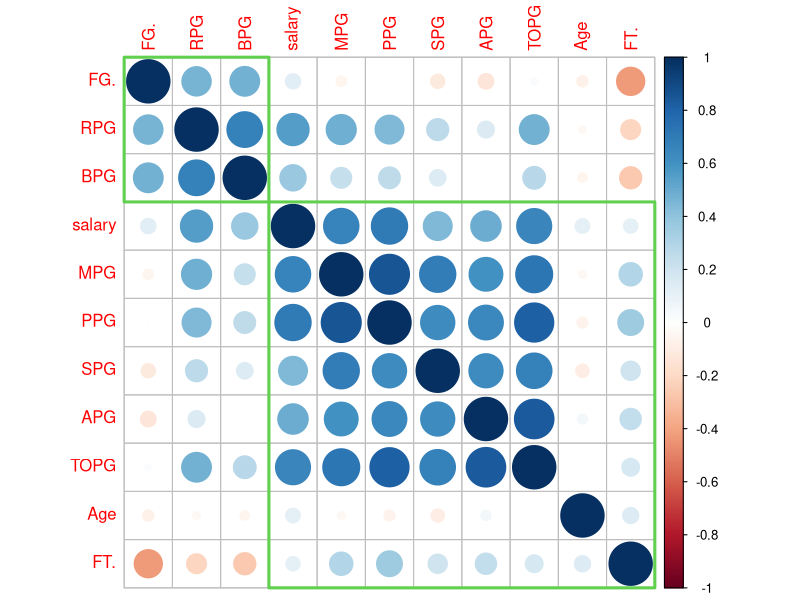
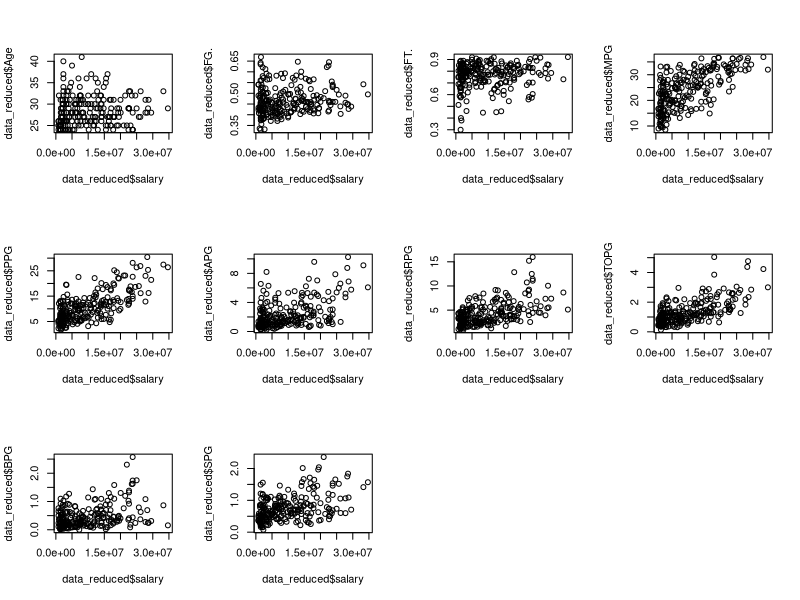
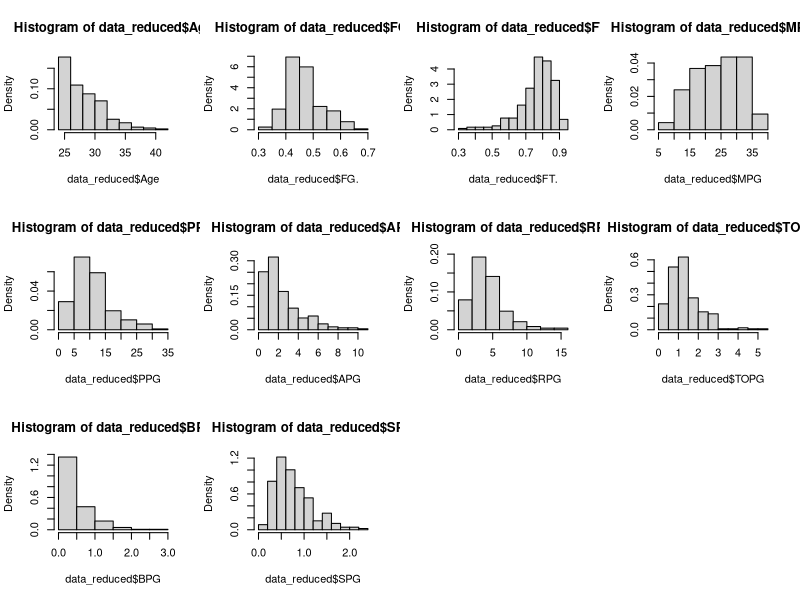
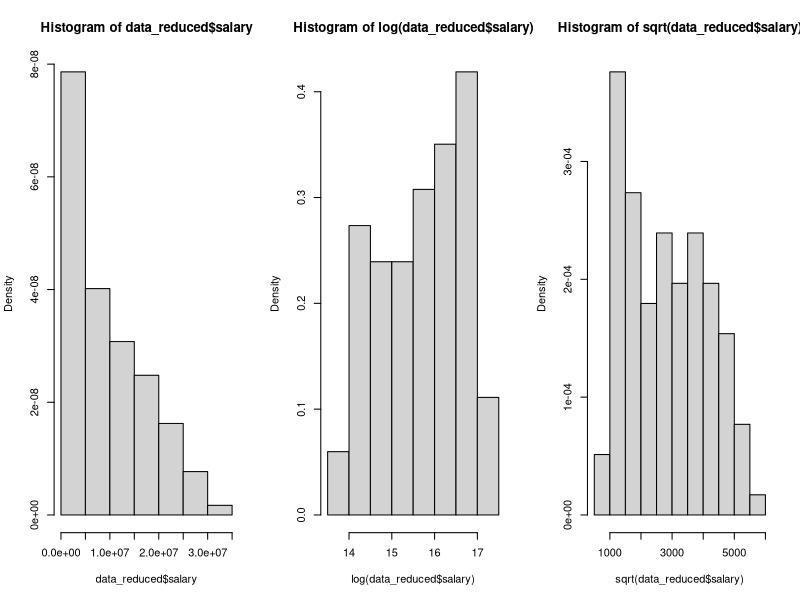
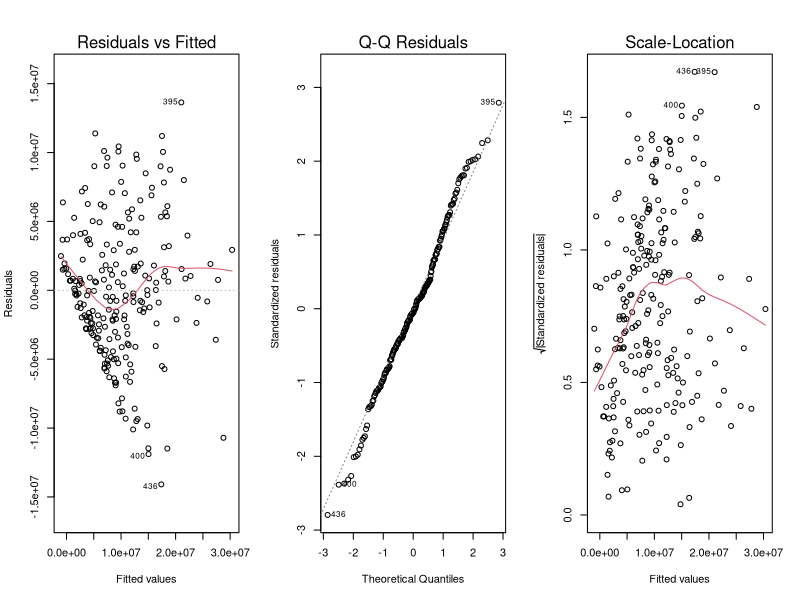
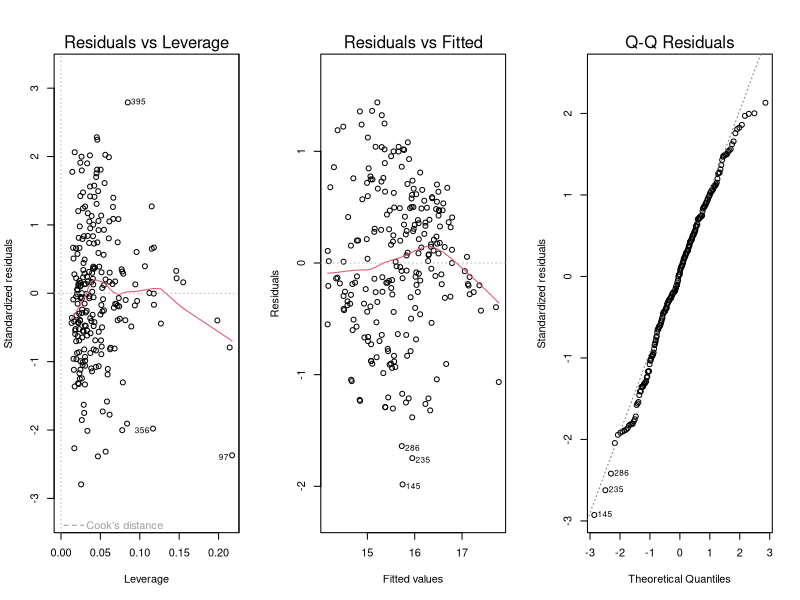
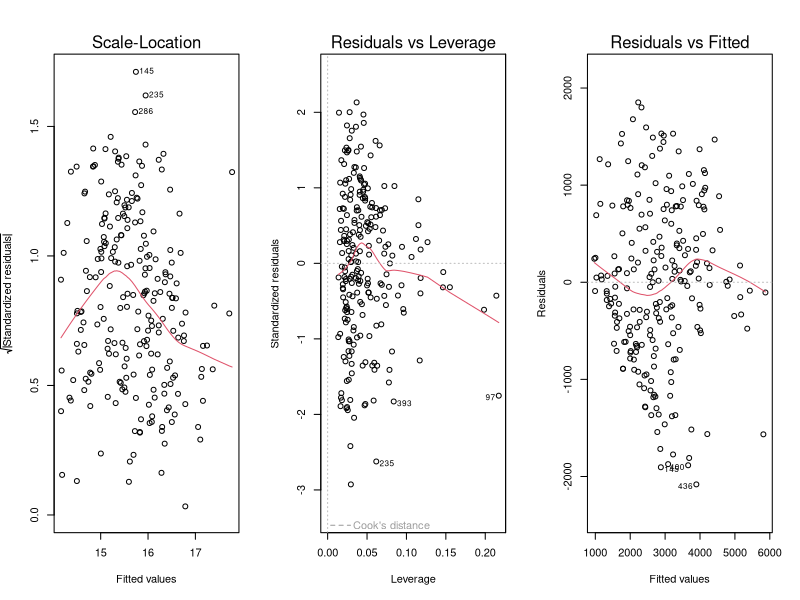
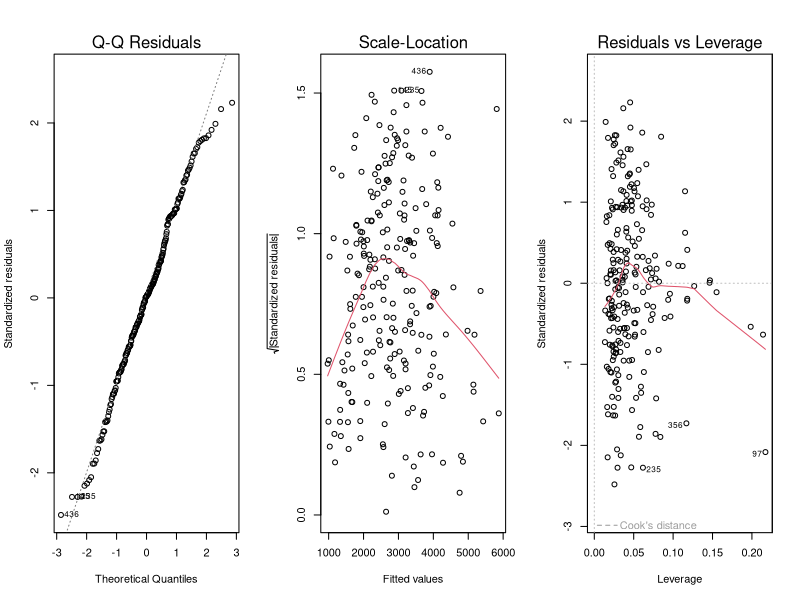

R code for these plots, in order:
## ---- chunk 1
knitr::opts_chunk$set(echo = TRUE)
## ---- chunk 2
data <- read.csv(file = 'final_dataset2.csv')
data = data[data[,"G"] >= 40,]      #screen out less statistically significant data points
data = data[data[,"Age"] >= 24,]    #salary cap 
data_reduced = data[,c('Player', 'Pos', 'salary','Age','FG.','FT.','MPG','PPG','APG','RPG','TOPG','BPG','SPG')]
## ---- chunk 3
library(corrplot)
corrplot(cor(data_reduced[,c(3:13)]),
         method = "circle",       
         order = "hclust",         # Ordering method of the matrix
         hclust.method = "ward.D", # If order = "hclust", is the cluster method to be used
         addrect = 2,              # If order = "hclust", number of cluster rectangles
         rect.col = 3,             # Color of the rectangles
         rect.lwd = 3)  
## ---- chunk 4
par(mfrow=c(3,4))
plot(data_reduced$salary, data_reduced$Age)
plot(data_reduced$salary, data_reduced$FG.)
plot(data_reduced$salary, data_reduced$FT.)
plot(data_reduced$salary, data_reduced$MPG)
plot(data_reduced$salary, data_reduced$PPG)
plot(data_reduced$salary, data_reduced$APG)
plot(data_reduced$salary, data_reduced$RPG)
plot(data_reduced$salary, data_reduced$TOPG)
plot(data_reduced$salary, data_reduced$BPG)
plot(data_reduced$salary, data_reduced$SPG)
## ---- chunk 5
par(mfrow=c(3,4))
hist(data_reduced$Age,freq = F)
hist(data_reduced$FG.,freq = F)
hist(data_reduced$FT.,freq = F)
hist(data_reduced$MPG,freq = F)
hist(data_reduced$PPG,freq = F)
hist(data_reduced$APG,freq = F)
hist(data_reduced$RPG,freq = F)
hist(data_reduced$TOPG,freq = F)
hist(data_reduced$BPG,freq = F)
hist(data_reduced$SPG,freq = F)
## ---- chunk 6
par(mfrow=c(1,3))
hist(data_reduced$salary,freq = F)
hist(log(data_reduced$salary),freq = F)
hist(sqrt(data_reduced$salary),freq = F)
## ---- chunk 7
model1 = lm(salary~Age+FG.+FT.+MPG+PPG+APG+RPG+TOPG+BPG+SPG, data = data_reduced)
summary(model1)
plot(model1)
## ---- chunk 8
model2 = lm(log(salary)~ Age+FG.+FT.+MPG+PPG+APG+RPG+TOPG+BPG+SPG, data = data_reduced)
summary(model2)
plot(model2)
## ---- chunk 9
model3 = lm(sqrt(salary)~Age+FG.+FT.+MPG+PPG+APG+RPG+TOPG+BPG+SPG, data = data_reduced)
summary(model3)
plot(model3)
## ---- chunk 10
data_PG =  data_reduced[data_reduced[,2] == "PG", ]
data_PF =  data_reduced[data_reduced[,2] == "PF", ]
data_SF =  data_reduced[data_reduced[,2] == "SF", ]
data_C = data_reduced[data_reduced[,2] == "C", ]
data_SG = data_reduced[data_reduced[,2] == "SG", ]
## ---- chunk 11
par(mfrow=c(2,3))
hist(log(data_PG$salary),freq = F)
hist(log(data_PF$salary),freq = F)
hist(log(data_SF$salary),freq = F)
hist(log(data_C$salary),freq = F)
hist(log(data_SG$salary),freq = F)
## ---- chunk 12
corrplot(cor(data_PG[,-c(1,2)]), method = 'number')
## ---- chunk 13
par(mfrow=c(3,4))
hist(data_PG$Age,freq = F)
hist(data_PG$FG.,freq = F)
hist(data_PG$FT.,freq = F)
hist(data_PG$MPG,freq = F)
hist(data_PG$PPG,freq = F)
hist(data_PG$APG,freq = F)
hist(data_PG$RPG,freq = F)
hist(data_PG$TOPG,freq = F)
hist(data_PG$BPG,freq = F)
hist(data_PG$SPG,freq = F)
## ---- chunk 14
lm1 = lm(log(data_PG$salary)~.,data_PG[,c(4:13)])
summary(lm1)
## ---- chunk 15
#step(lm1)
lm2 = lm(log(data_PG$salary)~Age + PPG,data_PG)
summary(lm2)
## ---- chunk 16
library(car)
which(dffits(lm2)>2*sqrt(2/46))
which(abs(covratio(lm2)-1)>(3*2/46))
which(dfbetas(lm2)>(2/sqrt(46)))
outlierTest(lm2)
influencePlot(lm2)
## ---- chunk 17
#Same varaibles in the model as before
data_PG2 = data_PG[-c(74,229,286,436),]
lm3 = lm(log(data_PG2$salary)~.,data_PG2[,c(4:13)])
#step(lm3)
## ---- chunk 18
data_PFSF = rbind(data_PF,data_SF)
## ---- chunk 19
#corrplot(cor(data_PF[,-c(1,2)]), method = 'number')
#corrplot(cor(data_SF[,-c(1,2)]), method = 'number')
corrplot(cor(data_PFSF[,-c(1,2)]), method = 'number')
## ---- chunk 20
par(mfrow=c(3,4))
hist(data_PFSF$Age,freq = F)
hist(data_PFSF$FG.,freq = F)
hist(data_PFSF$FT.,freq = F)
hist(data_PFSF$MPG,freq = F)
hist(data_PFSF$PPG,freq = F)
hist(data_PFSF$APG,freq = F)
hist(data_PFSF$RPG,freq = F)
hist(data_PFSF$TOPG,freq = F)
hist(data_PFSF$BPG,freq = F)
hist(data_PFSF$SPG,freq = F)
## ---- chunk 21
lm5 = lm(log(data_PFSF$salary)~.,data_PFSF[,c(4:13)])
summary(lm5)
## ---- chunk 22
#step(lm5)
lm6 = lm(log(data_PFSF$salary)~Age + MPG + RPG,data_PFSF)
summary(lm6)
## ---- chunk 23
library(car)
which(dffits(lm6)>2*sqrt(3/46))
which(abs(covratio(lm6)-1)>(3*3/46))
which(dfbetas(lm6)>(2/sqrt(46)))
outlierTest(lm6)
influencePlot(lm6)
## ---- chunk 24
#Same varaibles in the model as before
data_PFSF2 = data_PFSF[-c(22,185,235,307,442),]
lm7 = lm(log(data_PFSF2$salary)~.,data_PFSF2[,c(4:13)])
#step(lm7)
## ---- chunk 25
corrplot(cor(data_SG[,-c(1,2)]), method = 'number')
## ---- chunk 26
par(mfrow=c(3,4))
hist(data_SG$Age,freq = F)
hist(data_SG$FG.,freq = F)
hist(data_SG$FT.,freq = F)
hist(data_SG$MPG,freq = F)
hist(data_SG$PPG,freq = F)
hist(data_SG$APG,freq = F)
hist(data_SG$RPG,freq = F)
hist(data_SG$TOPG,freq = F)
hist(data_SG$BPG,freq = F)
hist(data_SG$SPG,freq = F)
## ---- chunk 27
lm9 = lm(log(data_SG$salary)~.,data_SG[,c(4:13)])
summary(lm9)
## ---- chunk 28
#step(lm9)
lm10 = lm(log(data_SG$salary)~ Age + MPG + APG,data_SG)
summary(lm10)
## ---- chunk 29
library(car)
which(dffits(lm10)>2*sqrt(3/60))
which(abs(covratio(lm10)-1)>(3*4/60))
which(dfbetas(lm10)>(2/sqrt(60)))
outlierTest(lm10)
influencePlot(lm10)
## ---- chunk 30
#Same varaibles in the model as before
data_SG2 = data_SG[-c(145,180,191,455),]
lm11 = lm(log(data_SG2$salary)~.,data_SG2[,c(4:13)])
#step(lm11)
## ---- chunk 31
corrplot(cor(data_C[,-c(1,2)]), method = 'number')
## ---- chunk 32
par(mfrow=c(3,4))
hist(data_C$Age,freq = F)
hist(data_C$FG.,freq = F)
hist(data_C$FT.,freq = F)
hist(data_C$MPG,freq = F)
hist(data_C$PPG,freq = F)
hist(data_C$APG,freq = F)
hist(data_C$RPG,freq = F)
hist(data_C$TOPG,freq = F)
hist(data_C$BPG,freq = F)
hist(data_C$SPG,freq = F)
## ---- chunk 33
lm13 = lm(log(data_C$salary)~.,data_C[,c(4:13)])
summary(lm13)
## ---- chunk 34
#step(lm13)
lm14 = lm(log(data_C$salary)~Age + MPG + PPG+ APG + TOPG ,data_C)
summary(lm14)
## ---- chunk 35
library(car)
which(dffits(lm14)>2*sqrt(5/55))
which(abs(covratio(lm14)-1)>(3*5/55))
which(dfbetas(lm14)>(2/sqrt(55)))
outlierTest(lm14)
influencePlot(lm14)
## ---- chunk 36
#Same varaibles in the model as before
data_C2 = data_C[-c(77,97,112,257,271),]
lm15 = lm(log(data_C2$salary)~.,data_C2[,c(4:13)])
#step(lm15)
## ---- chunk 37
lmod1 = lm(log(data_PF$salary)~.,data_PF[,c(4:13)])
summary(lmod1)
## ---- chunk 38
#step(lmod1)
lmod2 = lm(log(data_PF$salary)~ Age + MPG + APG + RPG + TOPG ,data_PF)
summary(lmod2)
## ---- chunk 39
lmod3 = lm(log(data_SF$salary)~.,data_SF[,c(4:13)])
summary(lmod3)
## ---- chunk 40
#step(lmod3)
lmod4 = lm(log(data_SF$salary)~ Age + MPG + TOPG ,data_SF)
summary(lmod4)
